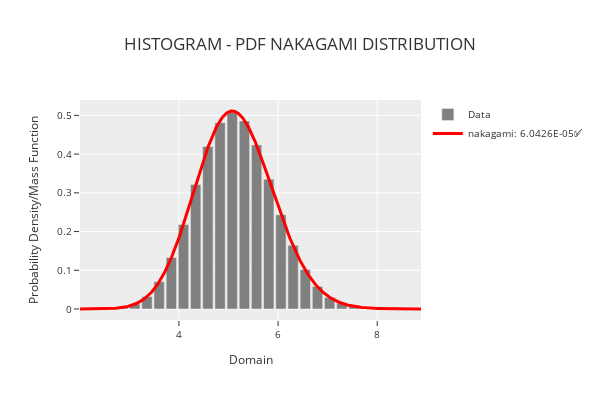

Notebook source saved alongside this figure:
### Code cell
phitter_cont.plot_distribution("nakagami")

### Figure 1 — Plotly figure (JSON) as saved in the notebook; plotly's stock layout.template omitted (floating-point values rounded to 4 significant figures; data arrays with more than 128 entries replaced by an {"elided": "..."} marker saying what was removed)
{"data": [{"marker": {"color": "rgba(128,128,128,1)"}, "name": "Data", "showlegend": true, "type": "bar", "x": [2.128, 2.374, 2.62, 2.865, 3.111, 3.356, 3.602, 3.848, 4.093, 4.339, 4.584, 4.83, 5.076, 5.321, 5.567, 5.812, 6.058, 6.304, 6.549, 6.795, 7.04, 7.286, 7.532, 7.777, 8.023, 8.269, 8.514, 8.76], "y": [6.515e-05, 0.000285, 0.001087, 0.004357, 0.01296, 0.03226, 0.07066, 0.1329, 0.2181, 0.3213, 0.4197, 0.481, 0.5079, 0.4855, 0.4235, 0.3349, 0.2432, 0.1645, 0.1019, 0.05825, 0.03023, 0.01503, 0.007036, 0.002895, 0.001262, 0.0004194, 0.0001466, 4.886e-05]}, {"line": {"color": "rgba(255,0,0,1)", "width": 3}, "mode": "lines", "name": "nakagami: 6.0426E-05✅", "type": "scatter", "x": {"elided": "1000 float values"}, "y": {"elided": "1000 float values"}}], "layout": {"bargap": 0.15, "height": 400, "legend": {"font": {"size": 10}, "orientation": "v", "title": {"font": {"size": 10}}, "xanchor": "left", "y": 1, "yanchor": "auto"}, "title": {"text": "HISTOGRAM - PDF NAKAGAMI DISTRIBUTION"}, "width": 600, "xaxis": {"tickfont": {"size": 10}, "title": {"font": {"size": 12}, "text": "Domain"}}, "yaxis": {"tickfont": {"size": 10}, "title": {"font": {"size": 12}, "text": "Probability Density/Mass Function"}}}}
